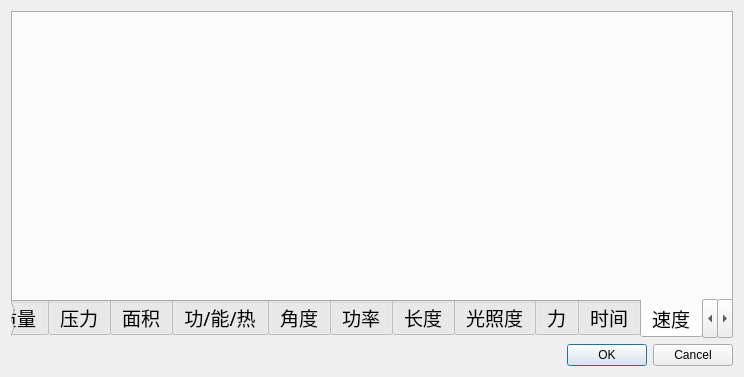
<?xml version="1.0" encoding="UTF-8"?>
<ui version="4.0">
 <class>Dialog</class>
 <widget class="QDialog" name="Dialog">
  <property name="geometry">
   <rect>
    <x>0</x>
    <y>0</y>
    <width>744</width>
    <height>377</height>
   </rect>
  </property>
  <property name="windowTitle">
   <string>Dialog</string>
  </property>
  <layout class="QVBoxLayout" name="verticalLayout_2">
   <item>
    <layout class="QVBoxLayout" name="verticalLayout">
     <item>
      <widget class="QTabWidget" name="tabWidget">
       <property name="font">
        <font>
         <family>楷体</family>
         <pointsize>14</pointsize>
         <weight>50</weight>
         <bold>false</bold>
        </font>
       </property>
       <property name="layoutDirection">
        <enum>Qt::LeftToRight</enum>
       </property>
       <property name="autoFillBackground">
        <bool>false</bool>
       </property>
       <property name="tabPosition">
        <enum>QTabWidget::South</enum>
       </property>
       <property name="currentIndex">
        <number>11</number>
       </property>
       <property name="elideMode">
        <enum>Qt::ElideNone</enum>
       </property>
       <property name="usesScrollButtons">
        <bool>true</bool>
       </property>
       <property name="tabsClosable">
        <bool>false</bool>
       </property>
       <property name="movable">
        <bool>false</bool>
       </property>
       <widget class="QWidget" name="tab_4">
        <attribute name="title">
         <string>湿度</string>
        </attribute>
       </widget>
       <widget class="QWidget" name="tab_3">
        <attribute name="title">
         <string>质量</string>
        </attribute>
       </widget>
       <widget class="QWidget" name="tab_5">
        <attribute name="title">
         <string>压力</string>
        </attribute>
       </widget>
       <widget class="QWidget" name="tab_2">
        <attribute name="title">
         <string>面积</string>
        </attribute>
       </widget>
       <widget class="QWidget" name="tab_7">
        <attribute name="title">
         <string>功/能/热</string>
        </attribute>
       </widget>
       <widget class="QWidget" name="tab_12">
        <attribute name="title">
         <string>角度</string>
        </attribute>
       </widget>
       <widget class="QWidget" name="tab_6">
        <attribute name="title">
         <string>功率</string>
        </attribute>
       </widget>
       <widget class="QWidget" name="tab">
        <attribute name="title">
         <string>长度</string>
        </attribute>
       </widget>
       <widget class="QWidget" name="tab_11">
        <attribute name="title">
         <string>光照度</string>
        </attribute>
       </widget>
       <widget class="QWidget" name="tab_8">
        <attribute name="title">
         <string>力</string>
        </attribute>
       </widget>
       <widget class="QWidget" name="tab_9">
        <attribute name="title">
         <string>时间</string>
        </attribute>
       </widget>
       <widget class="QWidget" name="tab_10">
        <attribute name="title">
         <string>速度</string>
        </attribute>
       </widget>
       <widget class="QWidget" name="tab_13">
        <attribute name="title">
         <string>密度</string>
        </attribute>
       </widget>
       <widget class="QWidget" name="tab_14">
        <attribute name="title">
         <string>数据存储</string>
        </attribute>
       </widget>
      </widget>
     </item>
     <item>
      <widget class="QDialogButtonBox" name="buttonBox">
       <property name="orientation">
        <enum>Qt::Horizontal</enum>
       </property>
       <property name="standardButtons">
        <set>QDialogButtonBox::Cancel|QDialogButtonBox::Ok</set>
       </property>
      </widget>
     </item>
    </layout>
   </item>
  </layout>
 </widget>
 <resources/>
 <connections>
  <connection>
   <sender>buttonBox</sender>
   <signal>accepted()</signal>
   <receiver>Dialog</receiver>
   <slot>accept()</slot>
   <hints>
    <hint type="sourcelabel">
     <x>248</x>
     <y>254</y>
    </hint>
    <hint type="destinationlabel">
     <x>157</x>
     <y>274</y>
    </hint>
   </hints>
  </connection>
  <connection>
   <sender>buttonBox</sender>
   <signal>rejected()</signal>
   <receiver>Dialog</receiver>
   <slot>reject()</slot>
   <hints>
    <hint type="sourcelabel">
     <x>316</x>
     <y>260</y>
    </hint>
    <hint type="destinationlabel">
     <x>286</x>
     <y>274</y>
    </hint>
   </hints>
  </connection>
 </connections>
</ui>
